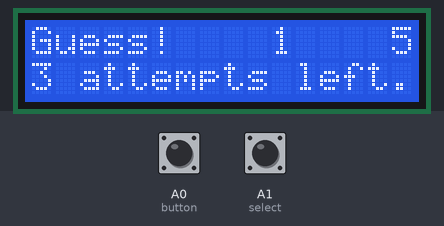
This sketch was run on a simulated Arduino Uno, built with avr-gcc and run on an emulated ATmega328P. Parts: 16×2 character LCD. The test bench sets the inputs (shaded band); at power-on: A1 (select) LOW, A0 (button) LOW. Random numbers use the default seed unless the sketch sets one.

Above: at 1.2 s.
1.3 s: A1 (select) pulled HIGH for 1 s
At 2.6 s:
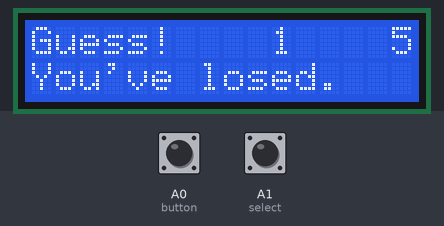
5.3 s: A0 (button) pulled HIGH for 3.2 s
At 9.7 s:
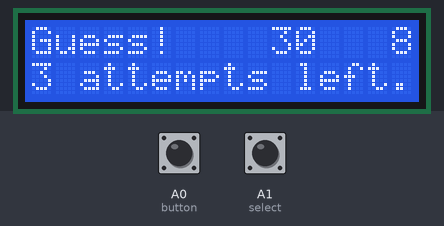
10.0 s: A0 (button) pulled HIGH for 0.15 s
At 11.4 s:
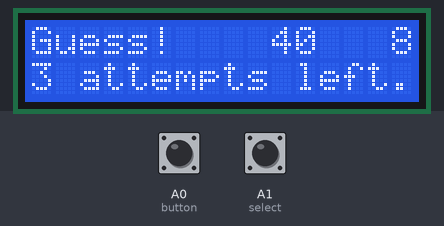
11.7 s: A1 (select) pulled HIGH for 0.15 s
At 12.9 s:
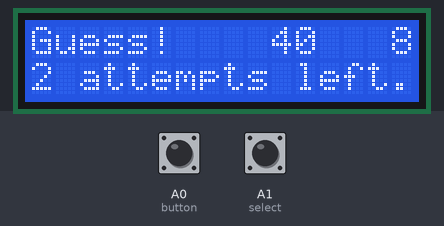
Timing chart, 0 to 14.4 s (numbered marks = the images above; inputs shaded):
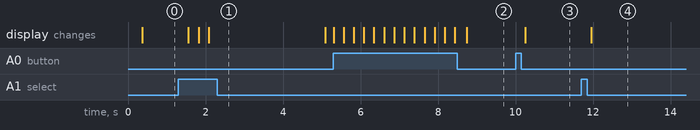

Measured:
- after the input at 1.3 s, the display: first changes after 0.25 s (image 1 shows a later state)
- after the input at 10.0 s, the display: changes after 0.26 s (image 3)
- after the input at 11.7 s, the display: changes after 0.26 s (image 4)

The sketch:

LCD_03.ino
```cpp
/* The circuit:
 * LCD RS pin to digital pin 12
 * LCD Enable pin to digital pin 11
 * LCD D4 pin to digital pin 5
 * LCD D5 pin to digital pin 4
 * LCD D6 pin to digital pin 3
 * LCD D7 pin to digital pin 2
 * LCD R/W pin to ground
 * 10K resistor:
 * ends to +5V and ground
 * wiper to LCD VO pin (pin 3) */

// include the library code:
#include <LiquidCrystal.h>
int button = A0;
int select = A1;
int pos = 1;
int attem = 3;
int number = 0;

const int rs = 12, en = 11, d4 = 5, d5 = 4, d6 = 3, d7 = 2;
LiquidCrystal lcd(rs, en, d4, d5, d6, d7);

void setup() {
  pinMode(button,INPUT);
  pinMode(select,INPUT);
  lcd.begin(16, 2);
  lcd.display();
  AsigNumber();
}

int AsigNumber(){
  lcd.clear();
  lcd.setCursor(0,0);
  lcd.print("Guess! ");
  attem = 3;
  lcd.setCursor(0,1);
  lcd.print(String(attem)+" attempts left.");
  number = random(1,10);
  return number;}

void loop() {
  lcd.setCursor(15,0);
  lcd.print(String(number));
  delay(10);
  if(digitalRead(button)==1){
    delay(250);
    if(pos==10){pos=0;}
    else{pos++;}}
    lcd.setCursor(10,0);
    lcd.print(" ");
    lcd.setCursor(10,0);
    lcd.print(String(pos));
  if(digitalRead(select)==1){
    attem = attem-1;
    delay(250);
    check(number, pos);}
}

void check(int number, int pos){
  lcd.setCursor(0,1);
  if(pos==number){
    lcd.print("You've winned.  ");
    delay(5000);
    AsigNumber();}
  else{if(attem==0){
    lcd.print("You've losed.   ");
    delay(3000);
    AsigNumber();}
    else{lcd.print(String(attem)+" attempts left.");}}}
```
